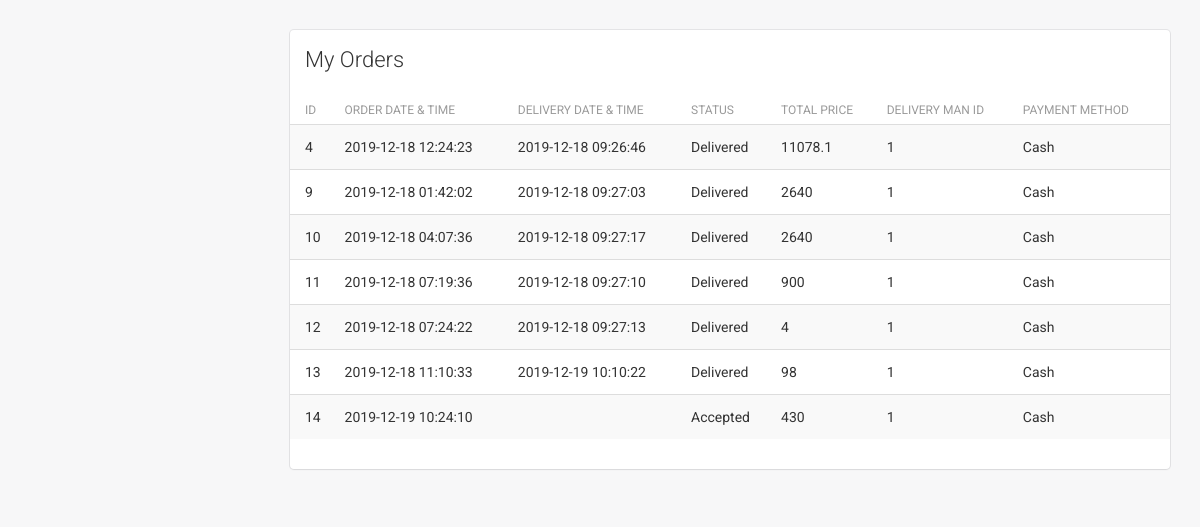
Screenshot of /UI/myOrders.php (signed in) with the database file from the repository.
### tables this page shows
CREATE TABLE `orders` (
  `ID` int(11) NOT NULL,
  `Customer_ID` int(11) NOT NULL,
  `Order_DateTime` datetime NOT NULL,
  `Delivery_DateTime` datetime DEFAULT NULL,
  `Status` varchar(50) NOT NULL,
  `Total_Price` double NOT NULL,
  `Delivery_Man_ID` int(11) NOT NULL,
  `Promocode` varchar(50) DEFAULT NULL,
  `Payment_Method_ID` int(11) NOT NULL
);

CREATE TABLE `payment_method` (
  `ID` int(11) NOT NULL,
  `Payment_Method` varchar(55) NOT NULL
);

### DatabaseLayer/DatabaseClass.php (called while the page is built, shortened)
<?php
class DatabaseClass
{
    private $dbName = 'jetdelivery';
    private $host = 'localhost';
    private $username = 'root';
    private $password = '';
    private $dbConnection;
    private function connect()
    {
        $this->dbConnection = mysqli_connect($this->host, $this->username, $this->password, $this->dbName);
        if (!$this->dbConnection) {
            die("Error connecting to database..");
        } else {
            return $this->dbConnection;
        }
    }
    public function query($query)
    {
        $result = mysqli_query($this->dbConnection, $query);
        return $result;
    }
    public function resultAssoc($result)
    {
        $data = array();
        $counter = 0;
        while ($row = mysqli_fetch_assoc($result)) {
            $counter++;
            $key = "User " . $counter;
            $data[$key] = $row;
        }
        return $data;
    }
}

### BusinessLogic/Customer.php (called while the page is built, shortened)
<?php
include_once $_SERVER['DOCUMENT_ROOT'].'/JetDelivery/DatabaseLayer/CustomerQueries.php';
class Customer extends User
{
    private $customerQueries;
    public function __construct()
    {
        $this->customerQueries = new CustomerQueries();
    }
    public function getCustomerID($userID){
        $this->customerID = $this->customerQueries->getCustomerID($userID);
        return $this->customerID;
    }
}

### DatabaseLayer/UserQueries.php (called while the page is built, shortened)
<?php
include_once 'DatabaseClass.php';
class UserQueries
{
    public function __construct()
    {
        $this->db = new DatabaseClass();
    }
}

### DatabaseLayer/CustomerQueries.php (called while the page is built, shortened)
<?php
include_once 'UserQueries.php';
class CustomerQueries extends UserQueries
{
    public function getCustomerID($userID){
        $query = "SELECT ID FROM customers WHERE User_ID=$userID";
        $result = $this->db->query($query);
        $data = $this->db->resultAssoc($result);
        return $data['User 1']['ID'];
    }
}

### BusinessLogic/Order.php (called while the page is built, shortened)
<?php
include_once $_SERVER['DOCUMENT_ROOT'].'/JetDelivery/DatabaseLayer/OrderQueries.php';
class Order
{
    private $orderQueries;
    public function __construct()
    {
        $this->orderQueries = new OrderQueries();
    }
    public function getCustomerOrders($customerID){
        $result = $this->orderQueries->getCustomerOrders($customerID);
        return $result;
    }
}

### DatabaseLayer/OrderQueries.php (called while the page is built, shortened)
<?php
class OrderQueries extends ItemQueries
{
    public function getCustomerOrders($customerID){
        $query = "SELECT o.*,p.Payment_Method FROM orders o JOIN payment_method p on o.Payment_Method_ID=p.ID WHERE Customer_ID=$customerID";
        $result = $this->db->query($query);
        $data = $this->db->resultAssoc($result);
        return $data;
    }
}

### UI/myOrders.php (the view, shortened to what this page needs)
<!doctype html>
<html lang="en">
<head>
    <link href="assets/css/bootstrap.min.css" rel="stylesheet"/>
    <link href="assets/css/animate.min.css" rel="stylesheet"/>
    <link href="assets/css/light-bootstrap-dashboard.css?v=1.4.0" rel="stylesheet"/>
    <link href="assets/css/demo.css" rel="stylesheet"/>
    <link href="http://maxcdn.bootstrapcdn.com/font-awesome/4.2.0/css/font-awesome.min.css" rel="stylesheet">
    <link href="assets/css/pe-icon-7-stroke.css" rel="stylesheet"/>
</head>
<body>
<div class="wrapper">
    <div class="main-panel">
        <div class="content">
            <div class="container-fluid">
                <div class="row">
                    <div class="col-md-12">
                        <div class="card">
                            <div class="header">
                                <h4 class="title">My Orders</h4>
                            </div>
                            <div class="content table-responsive table-full-width">
                                <table class="table table-hover table-striped">
                                    <thead>
                                    <th>ID</th>
                                    <th>Order Date & Time</th>
                                    <th>Delivery Date & Time</th>
                                    <th>Status</th>
                                    <th>Total Price</th>
                                    <th>Delivery Man ID</th>
                                    <th>Payment Method</th>
                                    </thead>
                                    <tbody>
                                    <?php
                                    include_once '../BusinessLogic/Order.php';
                                    include_once '../BusinessLogic/Customer.php';
                                    $order = new Order();
                                    $cust = new Customer();
                                    $custID = $cust->getCustomerID($_SESSION['id']);
                                    $orders = $order->getCustomerOrders($custID);
                                    foreach ($orders as $order) {
                                        echo '<tr><td>' . $order['ID'] . '</td>';
                                        echo '<td>' . $order['Order_DateTime'] . '</td>';
                                        echo '<td>' . $order['Delivery_DateTime'] . '</td>';
                                        echo '<td>' . $order['Status'] . '</td>';
                                        echo '<td>' . $order['Total_Price'] . '</td>';
                                        echo '<td>' . $order['Delivery_Man_ID'] . '</td>';
                                        echo '<td>' . $order['Payment_Method'] . '</td></tr>';
                                    }
                                    ?>
                                    </tbody>
                                </table>
                            </div>
                        </div>
                    </div>
                </div>
            </div>
        </div>
    </div>
</div>
</body>
</html>

### rows the page displays
orders: ID "4", Order_DateTime "2019-12-18 12:24:23", Delivery_DateTime "2019-12-18 09:26:46", Status "Delivered", Total_Price "11078.1", Delivery_Man_ID "1", Payment_Method_ID.Payment_Method "Cash"
orders: ID "9", Order_DateTime "2019-12-18 01:42:02", Delivery_DateTime "2019-12-18 09:27:03", Status "Delivered", Total_Price "2640", Delivery_Man_ID "1", Payment_Method_ID.Payment_Method "Cash"
orders: ID "10", Order_DateTime "2019-12-18 04:07:36", Delivery_DateTime "2019-12-18 09:27:17", Status "Delivered", Total_Price "2640", Delivery_Man_ID "1", Payment_Method_ID.Payment_Method "Cash"
orders: ID "11", Order_DateTime "2019-12-18 07:19:36", Delivery_DateTime "2019-12-18 09:27:10", Status "Delivered", Total_Price "900", Delivery_Man_ID "1", Payment_Method_ID.Payment_Method "Cash"
orders: ID "12", Order_DateTime "2019-12-18 07:24:22", Delivery_DateTime "2019-12-18 09:27:13", Status "Delivered", Total_Price "4", Delivery_Man_ID "1", Payment_Method_ID.Payment_Method "Cash"
orders: ID "13", Order_DateTime "2019-12-18 11:10:33", Delivery_DateTime "2019-12-19 10:10:22", Status "Delivered", Total_Price "98", Delivery_Man_ID "1", Payment_Method_ID.Payment_Method "Cash"
orders: ID "14", Order_DateTime "2019-12-19 10:24:10", Status "Accepted", Total_Price "430", Delivery_Man_ID "1", Payment_Method_ID.Payment_Method "Cash"
